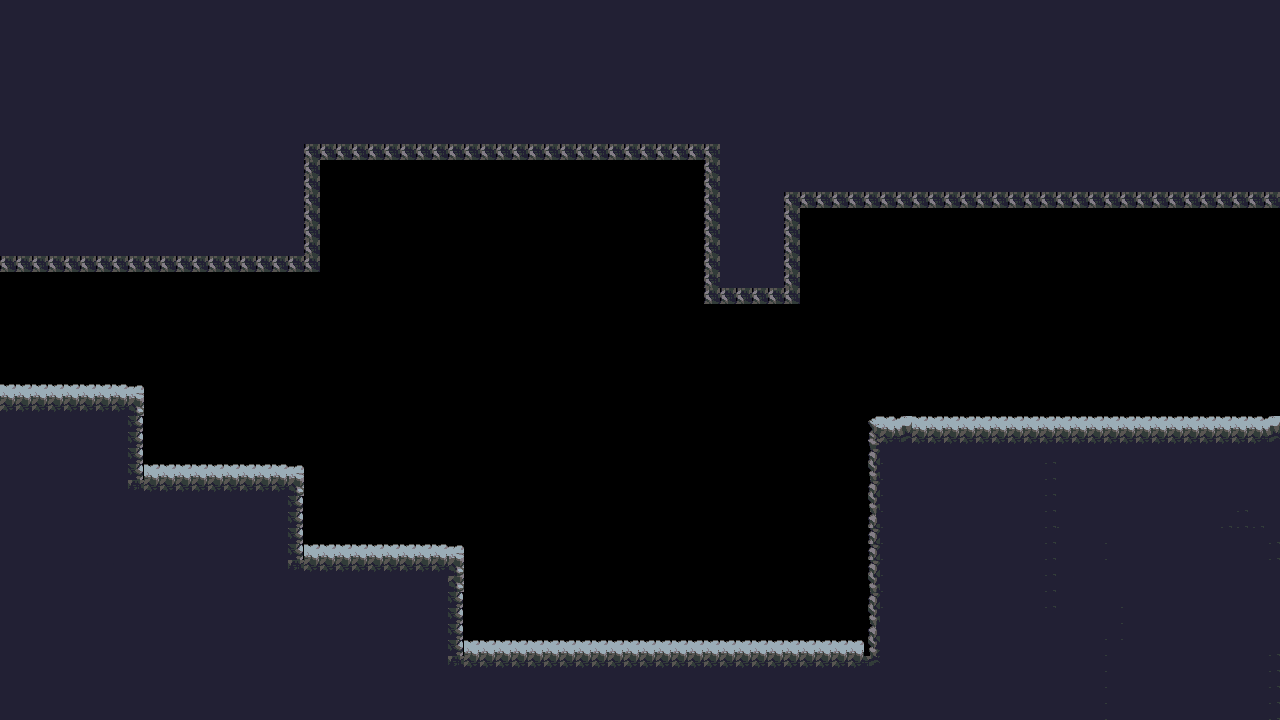

A level layout from a 2D game, rendered from its tile map. Below: a short description, then the map file with tile-grid data replaced by summaries:
An orthogonal 80x45 tile map with 16x16 px tiles, 1 tile layer (platform).

<map version="1.0" tiledversion="1.0.1" orientation="orthogonal" renderorder="right-down" width="80" height="45" tilewidth="16" tileheight="16" nextobjectid="1">
 <tileset firstgid="1" name="cave_tiles_platform" tilewidth="16" tileheight="16" tilecount="825" columns="33">
  <image source="cave_tiles_platform.png" width="531" height="411" />
 </tileset>
 <layer name="platform" width="80" height="45">
  <data>[3600 cells, 2162 non-empty, 92 distinct tile ids]</data>
 </layer>
</map>
